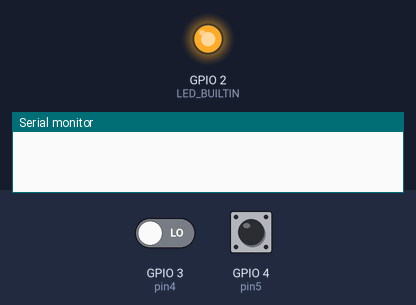
This sketch was run on a simulated ESP8266 (NodeMCU). Shown: output pins drawn as LEDs (lit = HIGH, except the on-board LED, lit = LOW), the last lines printed to the serial monitor. The test bench sets the inputs (shaded band); at power-on: GPIO 4 (pin5) HIGH, GPIO 3 (pin4) LOW.

Above: at 1.2 s.
1.3 s: GPIO 4 (pin5) pulled LOW for 0.15 s
At 2.5 s:
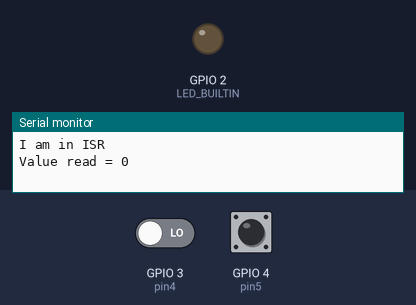
Timing chart, 0 to 4.3 s (numbered marks = the images above; inputs shaded):
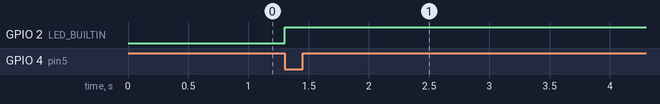

The sketch:

NodeMCU_SimpleInterrupt.ino
```cpp
/* This code is for executing the interrupt in ESP8266.
*  The main purpose is to solve the ISR not in RAM isssue.
*
* ISR Function : The interrupt pin [GPIO5 ] once changes state from HIGH to LOW
* ISR reads the value on GPIO4 and changes the state of the BUILTIN led based on the value read
*/


const byte pin5 = 4;
const byte pin4 = 3;


void ICACHE_RAM_ATTR ISRoutine ();

void setup () {
 Serial.begin(115200);
 pinMode(pin5,INPUT_PULLUP);
 pinMode(LED_BUILTIN,OUTPUT);
 attachInterrupt(digitalPinToInterrupt(pin5),ISRoutine,FALLING);
 pinMode(pin4,INPUT);
}

void loop () {

 // Repeatative code here

}

void ISRoutine () {
   int value;
   Serial.println("I am in ISR");
   value = digitalRead(pin4);
   Serial.print("Value read = ");
   Serial.println(value);
   digitalWrite(LED_BUILTIN,!value);
}
```

Measured:
- after the input at 1.3 s, GPIO 2 (LED_BUILTIN): LOW → HIGH at once
